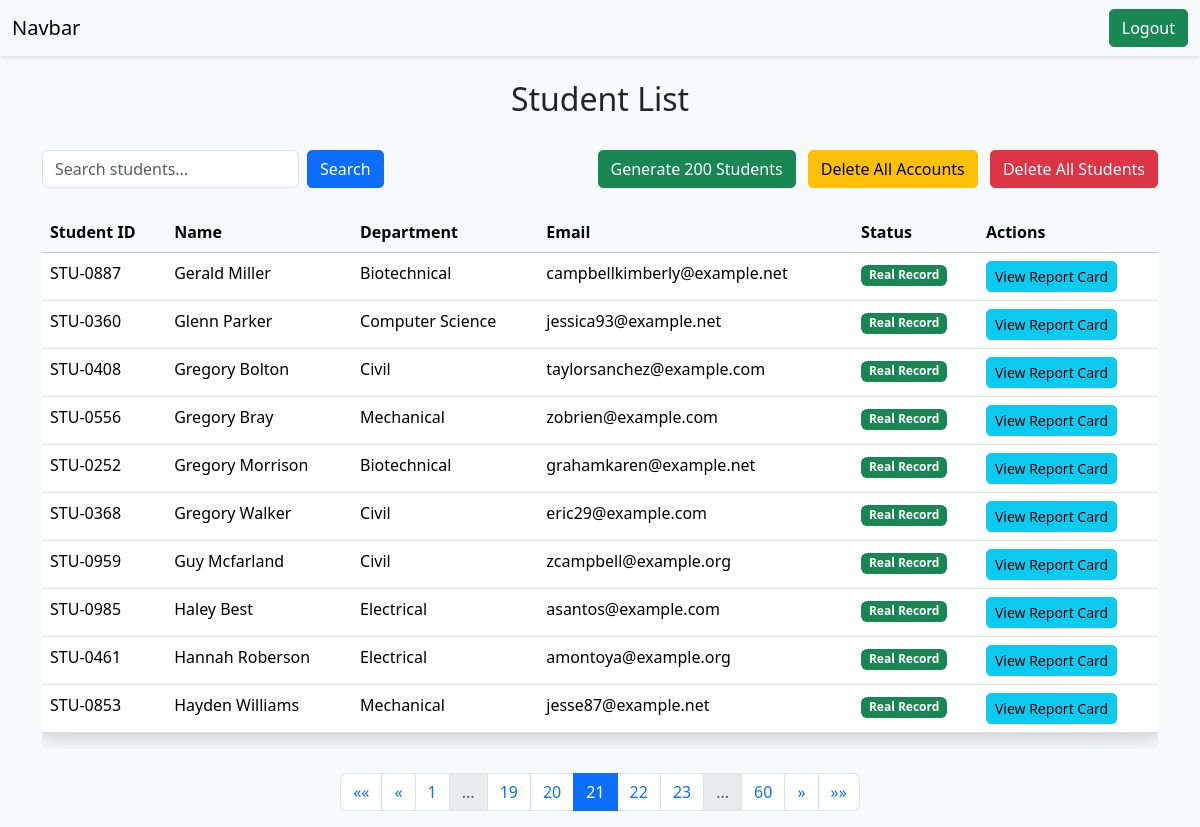
The app's page /students/?page=21 (signed in), older data.
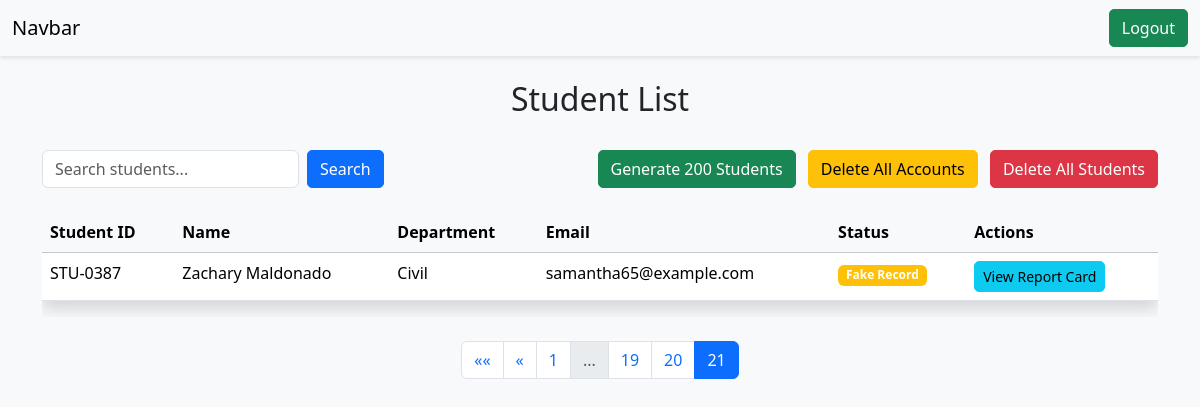
The same page, newer data.
### vege/models.py (models this page shows, shortened)
class Student(models.Model):
    department=models.ForeignKey(Department,related_name='depart',on_delete=models.SET_NULL,null=True)
    student_id=models.OneToOneField(StudentID,related_name='studentid',on_delete=models.SET_NULL,null=True)
    student_name=models.CharField(max_length=100)
    student_email=models.EmailField(unique=True)
    student_age=models.IntegerField()
    student_address=models.TextField()
    is_fake = models.BooleanField(default=False)
    is_deleted=models.BooleanField(default=False)
    objects=StudentManager()
    admin_objects=models.Manager()
    class Meta:
        ordering=['student_name']
        verbose_name='student'

class StudentID(models.Model):
    student_id=models.CharField(max_length=100)

class Department(models.Model):
    department=models.CharField(max_length=100)
    class Meta:
        ordering=['department']

### vege/views.py (the view, shortened to what this page needs)
# urls.py: path('students/', get_student, name='get_students'),
@login_required(login_url='/login/')
def get_student(request):
    queryset = Student.objects.all()
    current_student = None
    if not request.user.is_superuser:
        try:
            current_student = Student.objects.get(student_email=request.user.email)
        except Student.DoesNotExist:
            pass
    paginator = Paginator(queryset, 10)  # Show 10 students per page
    page_number = request.GET.get("page", 1)
    page_obj = paginator.get_page(page_number)
    context = {
        'students': page_obj,
        'user': request.user,  # Pass the entire user object to template
        'current_student': current_student  # Pass the current user's student data
    }
    return render(request, 'report/students.html', context)

### vege/models.py (called while the page is built)
    def get_queryset(self):
        return super().get_queryset().filter(is_deleted=False)

### vege/templates/report/students.html (shortened to what the changed rows need)
{% extends 'base.html' %}
{% block content %}
<div class="container mt-4">
    <div class="row mb-4">
        <div class="col-12">
            <h2 class="text-center">Student List</h2>
        </div>
    </div>
    <div class="table-responsive">
        <table class="table table-hover">
            <thead class="table-light">
                <tr>
                    <th>Student ID</th>
                    <th>Name</th>
                    <th>Department</th>
                    <th>Email</th>
                    {% if user.is_superuser %}
                    <th>Status</th>
                    {% endif %}
                    <th>Actions</th>
                </tr>
            </thead>
            <tbody>
                {% for student in students %}
                <tr>
                    <td>{{ student.student_id.student_id }}</td>
                    <td>{{ student.student_name }}</td>
                    <td>{{ student.department.department }}</td>
                    <td>{{ student.student_email }}</td>
                    {% if user.is_superuser %}
                    <td>
                        {% if student.is_fake %}
                            <span class="badge bg-warning">Fake Record</span>
                        {% else %}
                            <span class="badge bg-success">Real Record</span>
                        {% endif %}
                    </td>
                    {% endif %}
                    <td>
                        {% if student.student_email == user.email %}
                        <a href="{% url 'see_marks' student.student_id.student_id %}" class="btn btn-primary btn-sm">View Report Card</a>
                        {% elif user.is_superuser %}
                        <a href="{% url 'see_marks' student.student_id.student_id %}" class="btn btn-info btn-sm">View Report Card</a>
                        {% else %}
                        <button class="btn btn-secondary btn-sm" disabled>View Report Card</button>
                        {% endif %}
                    </td>
                </tr>
                {% endfor %}
            </tbody>
        </table>
    </div>
    {% if students.has_other_pages %}
    <nav aria-label="Page navigation" class="mt-4">
        <ul class="pagination justify-content-center">
            {% with ''|center:students.paginator.num_pages as range %}
            {% for _ in range %}
                {% with forloop.counter as page_num %}
                    {% if page_num == students.number %}
                        <li class="page-item active">
                            <span class="page-link">{{ page_num }}</span>
                        </li>
                    {% elif page_num == 1 or page_num == students.paginator.num_pages or page_num|add:"-2" <= students.number and page_num|add:"2" >= students.number %}
                        <li class="page-item">
                            <a class="page-link" href="?page={{ page_num }}{% if request.GET.search %}&search={{ request.GET.search }}{% endif %}">{{ page_num }}</a>
                        </li>
                    {% elif page_num == 2 and students.number > 4 or page_num == students.paginator.num_pages|add:"-1" and students.number < students.paginator.num_pages|add:"-3" %}
                        <li class="page-item disabled">
                            <span class="page-link">...</span>
                        </li>
                    {% endif %}
                {% endwith %}
            {% endfor %}
            {% endwith %}
            {% if students.has_next %}
            <li class="page-item">
                <a class="page-link" href="?page={{ students.next_page_number }}{% if request.GET.search %}&search={{ request.GET.search }}{% endif %}" aria-label="Next">
                    <span aria-hidden="true">&raquo;</span>
                </a>
            </li>
            <li class="page-item">
                <a class="page-link" href="?page={{ students.paginator.num_pages }}{% if request.GET.search %}&search={{ request.GET.search }}{% endif %}" aria-label="Last">
                    <span aria-hidden="true">&raquo;&raquo;</span>
                </a>
            </li>
            {% endif %}
        </ul>
    </nav>
    {% endif %}
</div>
{% endblock %}

Row changes from the older to the newer data that the page shows:
removed Student: student_id.student_id "STU-0887", student_name "Gerald Miller", department.department "Biotechnical", student_email "campbellkimberly@example.net", is_fake "Real Record", shows "View Report Card"
removed Student: student_id.student_id "STU-0360", student_name "Glenn Parker", department.department "Computer Science", student_email "jessica93@example.net", is_fake "Real Record", shows "View Report Card"
removed Student: student_id.student_id "STU-0408", student_name "Gregory Bolton", department.department "Civil", student_email "taylorsanchez@example.com", is_fake "Real Record", shows "View Report Card"
removed Student: student_id.student_id "STU-0556", student_name "Gregory Bray", department.department "Mechanical", student_email "zobrien@example.com", is_fake "Real Record", shows "View Report Card"
removed Student: student_id.student_id "STU-0252", student_name "Gregory Morrison", department.department "Biotechnical", student_email "grahamkaren@example.net", is_fake "Real Record", shows "View Report Card"
removed Student: student_id.student_id "STU-0368", student_name "Gregory Walker", department.department "Civil", student_email "eric29@example.com", is_fake "Real Record", shows "View Report Card"
removed Student: student_id.student_id "STU-0959", student_name "Guy Mcfarland", department.department "Civil", student_email "zcampbell@example.org", is_fake "Real Record", shows "View Report Card"
removed Student: student_id.student_id "STU-0985", student_name "Haley Best", department.department "Electrical", student_email "asantos@example.com", is_fake "Real Record", shows "View Report Card"
removed Student: student_id.student_id "STU-0461", student_name "Hannah Roberson", department.department "Electrical", student_email "amontoya@example.org", is_fake "Real Record", shows "View Report Card"
removed Student: student_id.student_id "STU-0853", student_name "Hayden Williams", department.department "Mechanical", student_email "jesse87@example.net", is_fake "Real Record", shows "View Report Card"
added Student: student_id.student_id "STU-0387", student_name "Zachary Maldonado", department.department "Civil", student_email "samantha65@example.com", is_fake "Fake Record", shows "View Report Card"
Text that changed along with them:
list line gone: "22"
list line gone: "23"
list line gone: "60"
